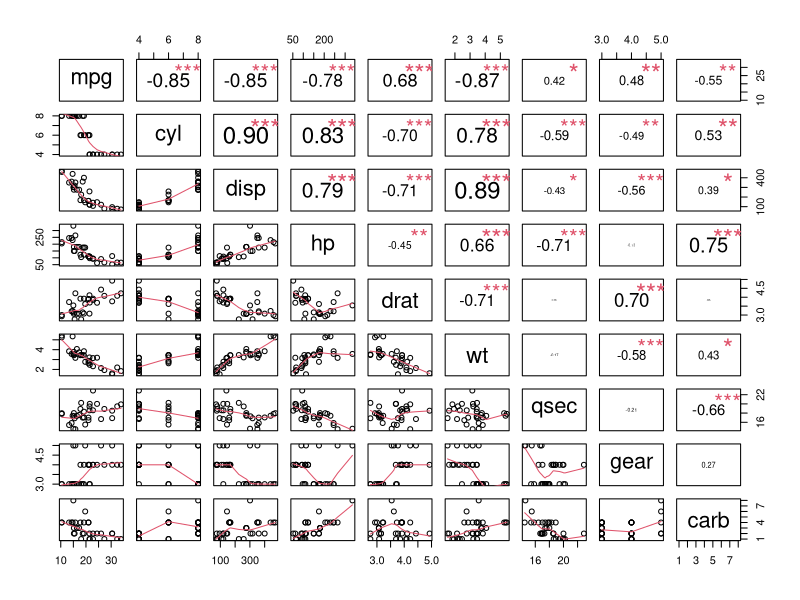
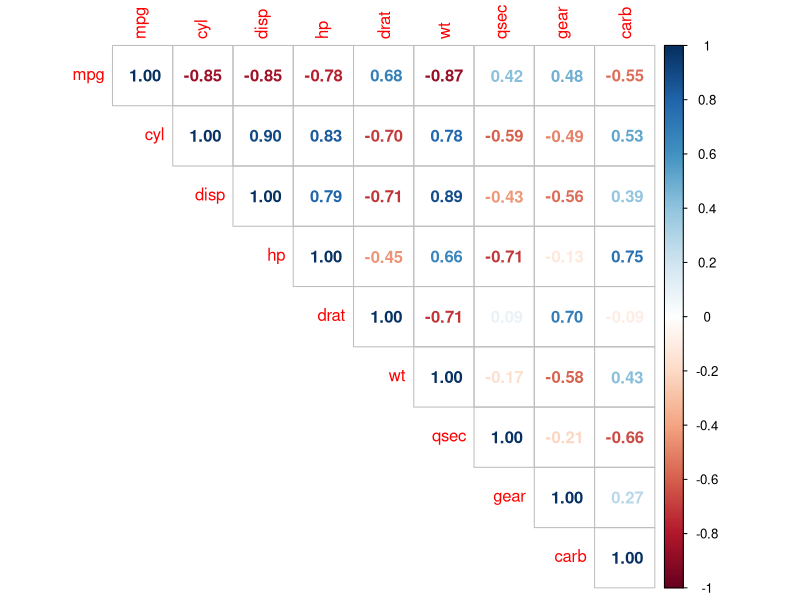

Here is the R script that generated these plots, in order:
# Ajout Commentaire
library(tidyverse)

mtcars2 <- mtcars %>%
  select(-vs, -am)
head(mtcars2)

cor(mtcars2)

panel.cor_simple <- function(x, y, digits=2, prefix="", cex.cor) 
{
  usr <- par("usr"); on.exit(par(usr)) 
  par(usr = c(0, 1, 0, 1)) 
  r <- cor(x, y) 
  txt <- format(c(r, 0.123456789), digits=digits)[1] 
  txt <- paste(prefix, txt, sep="") 
  if(missing(cex.cor)) cex <- 0.8/strwidth(txt) 
  
  test <- cor.test(x,y) 
  # borrowed from printCoefmat
  Signif <- symnum(test$p.value, corr = FALSE, na = FALSE, 
                   cutpoints = c(0, 0.001, 0.01, 0.05, 0.1, 1),
                   symbols = c("***", "**", "*", ".", " ")) 
  
  text(0.5, 0.5, txt, cex = cex * abs(r)) 
  text(.8, .8, Signif, cex=cex, col=2) 
}
  pairs(mtcars2, lower.panel=panel.smooth, upper.panel=panel.cor_simple) 
library(corrplot)
M <- cor(mtcars2)
corrplot(M, method = "number", type="upper")